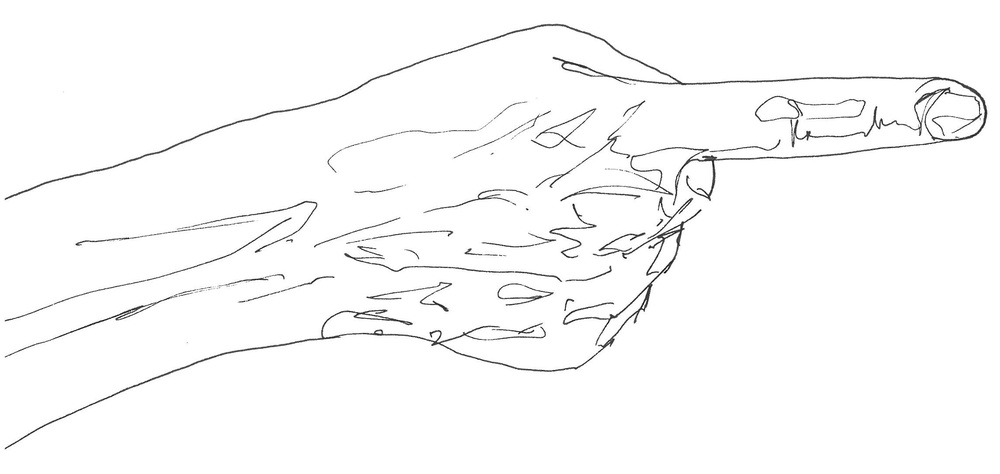
#> input picture kronos/services/sketch/img/kol1A.jpg, 1000 x 474 px, shrunk from 2289 x 1085 before the run, given as the content of the folder /var/www/gs/media/vivalibro.com/sketch_img, which was not available
$ python sketch_noir.py
#> lines starting #> are read from the running program, lines starting #| are printed output that depends on the picture; after the words box and inside, x2 and y2 are one past the last pixel; in counts of white or black regions, pixels touching at a corner belong together; pictures that were not available may be replaced by others from this repository, and a replacement may not be noted
from PIL import Image, ImageDraw
import numpy as np
import cv2
import os
import mimetypes
import pwd
import grp
import ffmpeg  # requires: pip install ffmpeg-python

# === Parameters ===
input_folder = "/var/www/gs/media/vivalibro.com/sketch_img"
output_folder = "/var/www/gs/media/vivalibro.com/sketch_video"

min_contour_area = 30
draw_speed = 100.0
fps = 30

# Ensure output folder exists
os.makedirs(output_folder, exist_ok=True)

# === MIME type verification ===
mimetypes.init()
mime_type, _ = mimetypes.guess_type("example.mp4")
if mime_type != "video/mp4":
    print("⚠️ MIME type mismatch:", mime_type)
else:
    print("✅ MIME type confirmed: video/mp4")

# === Process each image ===
for filename in os.listdir(input_folder):
    if not filename.lower().endswith(('.png', '.jpg', '.jpeg', '.bmp')):
        continue

    input_path = os.path.join(input_folder, filename)
    base_filename = os.path.splitext(filename)[0]
    temp_output = os.path.join(output_folder, base_filename + "_.mp4")
    final_output = os.path.join(output_folder, base_filename + "-noir.mp4")

    image = Image.open(input_path).convert("L")
#> image is the input picture: PIL image 1000x474 L; min 0, max 255, mean 250
    image_np = np.array(image)

    edges = cv2.Canny(image_np, 50, 150)
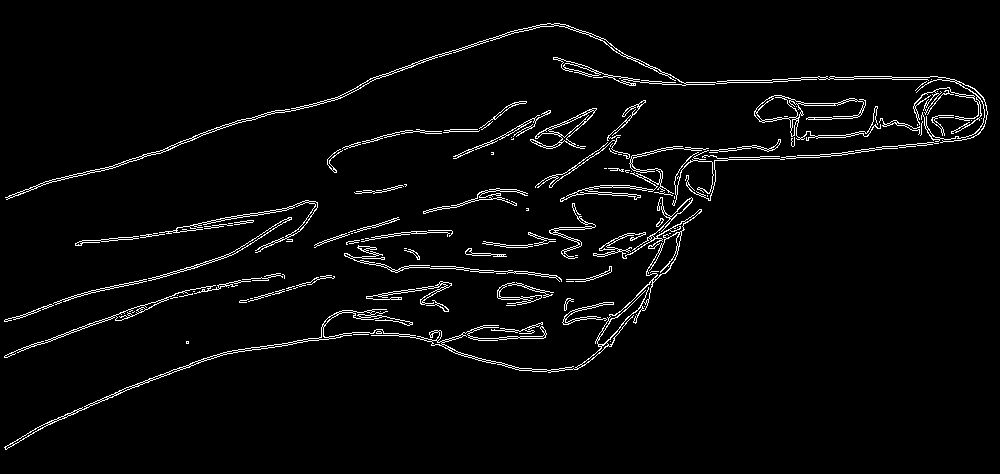
#> edges: shape (474, 1000); 3.3% white in thin lines or dots, all inside (x1, y1, x2, y2) = (4, 23, 988, 450)
    contours, _ = cv2.findContours(edges, cv2.RETR_EXTERNAL, cv2.CHAIN_APPROX_NONE)
#> contours = 112 contours, 69 with area under 20; largest, box (x1, y1, x2, y2) and area: (4, 197, 702, 450) 3916, (5, 23, 988, 200) 2466, (754, 95, 881, 141) 1280, (530, 108, 597, 149) 703, (4, 280, 251, 358) 520
    contours = [cnt for cnt in contours if cv2.contourArea(cnt) > min_contour_area]
#> contours = 35 contours; largest, box (x1, y1, x2, y2) and area: (4, 197, 702, 450) 3916, (5, 23, 988, 200) 2466, (754, 95, 881, 141) 1280, (530, 108, 597, 149) 703, (4, 280, 251, 358) 520
    contours = sorted(contours, key=lambda c: cv2.boundingRect(c)[0])

    canvas = Image.new("RGB", image.size, "black")
#> canvas: PIL image 1000x474 RGB; every value is 0
    draw = ImageDraw.Draw(canvas)
    height, width = image.size[::-1]
#> height = 474; width = 1000

    fourcc = cv2.VideoWriter_fourcc(*'mp4v')
    video = cv2.VideoWriter(temp_output, fourcc, fps, (width, height))

    for cnt in contours:
        points = [tuple(pt[0]) for pt in cnt]
        points = points[::max(1, len(points) // 500)]
        length = sum(np.linalg.norm(np.subtract(points[i], points[i-1])) for i in range(1, len(points)))
        duration = min(60, max(1, int((length / draw_speed) * fps)))
        step = max(1, len(points) // duration)

        for i in range(2, len(points), step):
            draw.line(points[:i+1], fill="white", width=1)
            frame_cv = cv2.cvtColor(np.array(canvas), cv2.COLOR_RGB2BGR)
            video.write(frame_cv)
#> this loop made 35 passes
#> (length, duration, step) on passes 1 to 12: (137, 41, 2), (749.2, 60, 10), (3288.5, 60, 9), (3561.4, 60, 8), (228.2, 60, 3), (183, 54, 3), (346.4, 60, 4), (669.2, 60, 9), (92.25, 27, 2), (828.9, 60, 12), (120.3, 36, 3), (226.6, 60, 3)
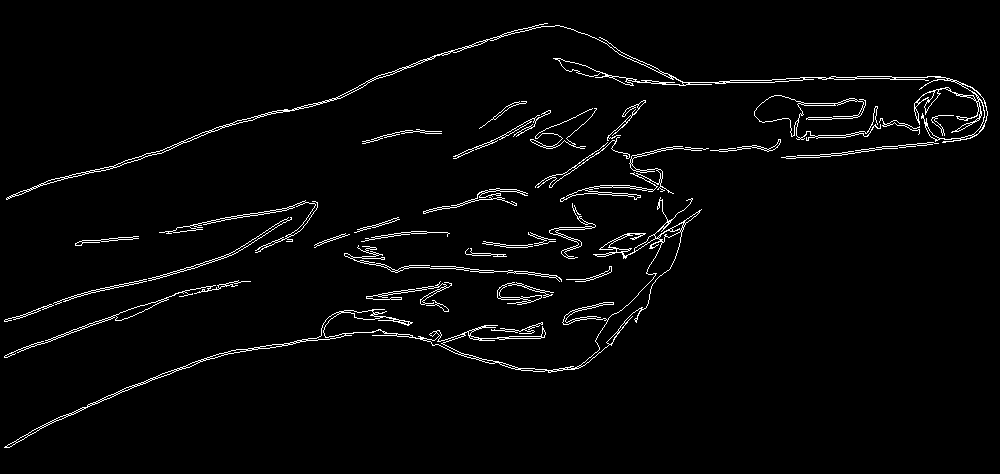
#> frame_cv: shape (474, 1000, 3); 2.7% white in thin lines or dots, all inside (x1, y1, x2, y2) = (4, 23, 988, 448)

    video.release()

    # === Re-encode with ffmpeg-python ===
    try:
        ffmpeg.input(temp_output).output(
            final_output,
            vcodec='libx264',
            acodec='aac',
            strict='experimental',
            preset='fast',
            crf=23
        ).overwrite_output().run()
#> (this line was passed over: ffmpeg is not available in this run)
        print(f"🎞️ Re-encoded: {final_output}")
    except ffmpeg.Error as e:
        print("❌ FFmpeg re-encoding error:", e.stderr.decode())

    # === Set ownership and permissions ===
    try:
        uid = pwd.getpwnam("dros").pw_uid
        gid = grp.getgrnam("dros").gr_gid
        os.chown(final_output, uid, gid)
    except KeyError:
        print("⚠️ User or group 'dros' not found. Skipping ownership change.")

#> (the run stopped early here; a loop or call above may not have finished)

$ run again, on kronos/services/sketch/img/kol90A.jpg
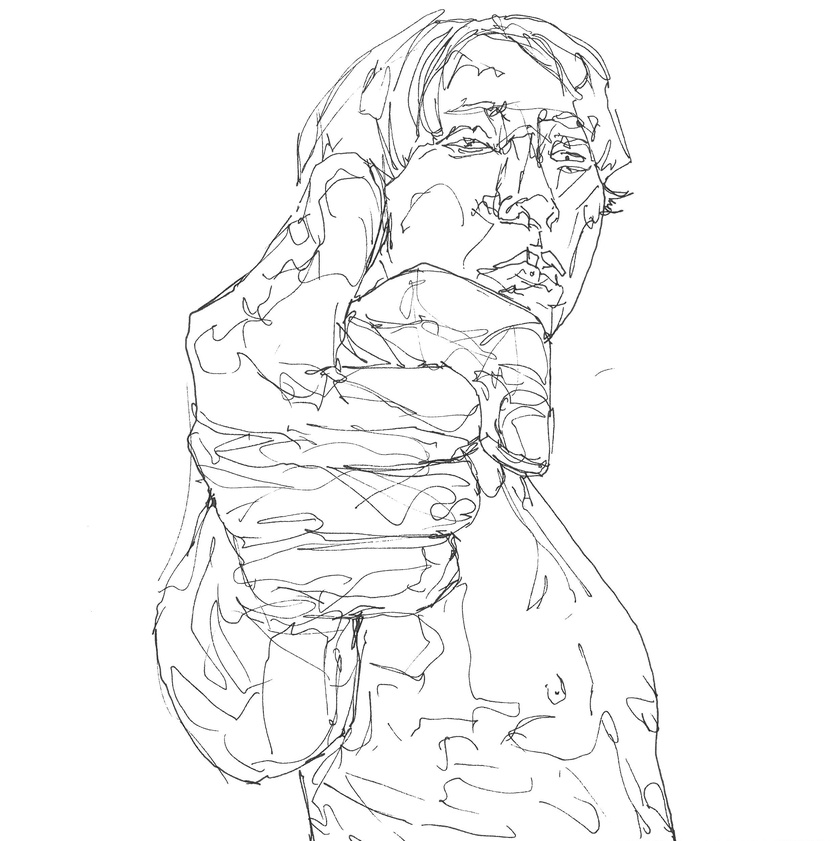
#> input picture kronos/services/sketch/img/kol90A.jpg, 839 x 841 px, shrunk from 2480 x 2485 before the run, given as the content of the folder /var/www/gs/media/vivalibro.com/sketch_img, which was not available
#> image is the input picture: PIL image 839x841 L; min 4, max 255, mean 246.6
#> `edges = cv2.Canny(image_np, 50, 150)`:
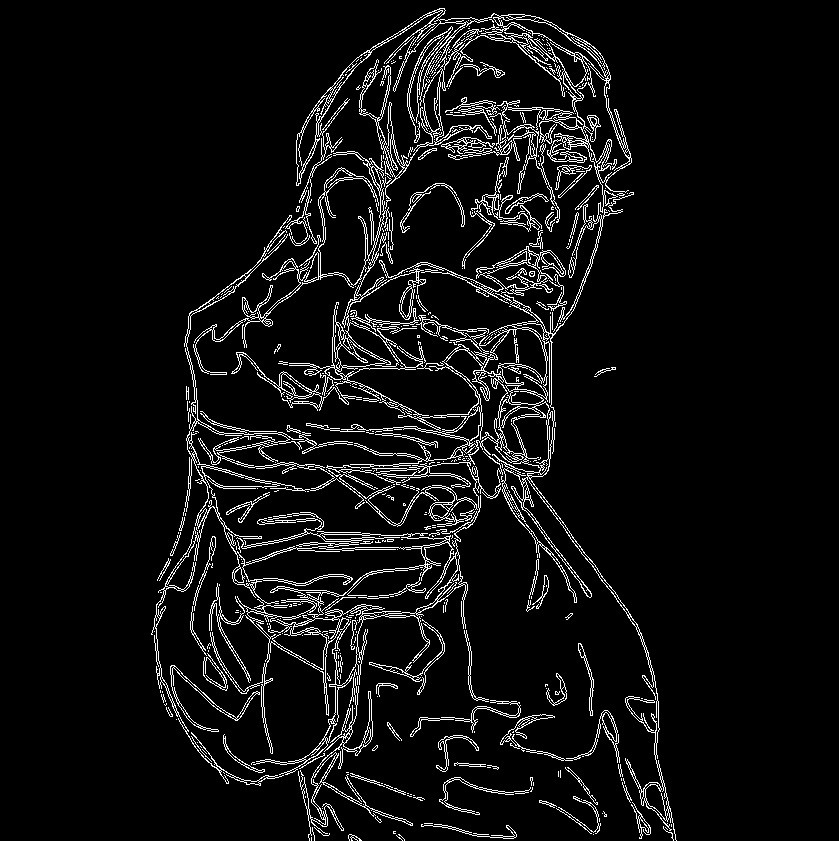
#> edges: shape (841, 839); 6.1% white in thin lines or dots, all inside (x1, y1, x2, y2) = (151, 8, 677, 841)
#> `contours, _ = cv2.findContours(edges, cv2.RETR_EXTERNAL, cv2.CHAIN_APP..`: contours = 375 contours, 312 with area under 20; largest, box (x1, y1, x2, y2) and area: (210, 8, 677, 841) 39990, (151, 215, 365, 786) 7228, (231, 151, 429, 416) 4720, (379, 246, 566, 304) 1969, (193, 167, 379, 375) 1281
#> `contours = [cnt for cnt in contours if cv2.contourArea(cnt) > min_cont..`: contours = 54 contours; largest, box (x1, y1, x2, y2) and area: (210, 8, 677, 841) 39990, (151, 215, 365, 786) 7228, (231, 151, 429, 416) 4720, (379, 246, 566, 304) 1969, (193, 167, 379, 375) 1281
#> canvas: PIL image 839x841 RGB; every value is 0
#> the loop `for cnt in contours:` made 54 passes
#> (length, duration, step) on passes 1 to 8: (4185.5, 60, 8), (74.25, 22, 2), (483.4, 60, 6), (134.4, 40, 2), (257.4, 60, 3), (1602.1, 60, 12), (187.5, 56, 3), (169.8, 50, 2)
#> after the loop `for cnt in contours:`:
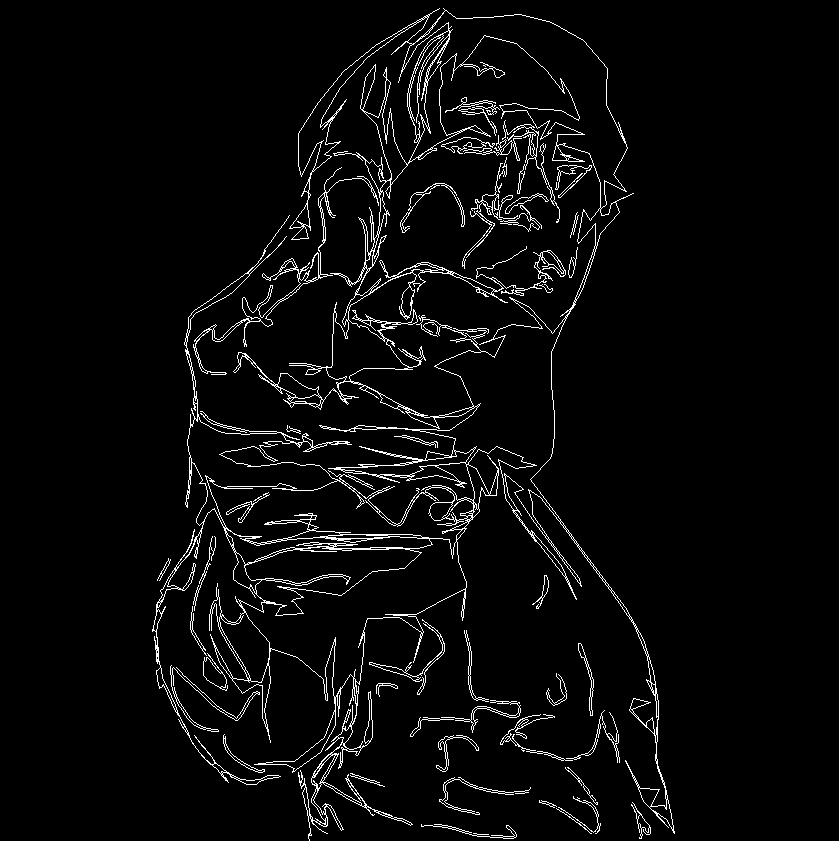
#> frame_cv: shape (841, 839, 3); 3.8% white in thin lines or dots, all inside (x1, y1, x2, y2) = (152, 8, 675, 841)
